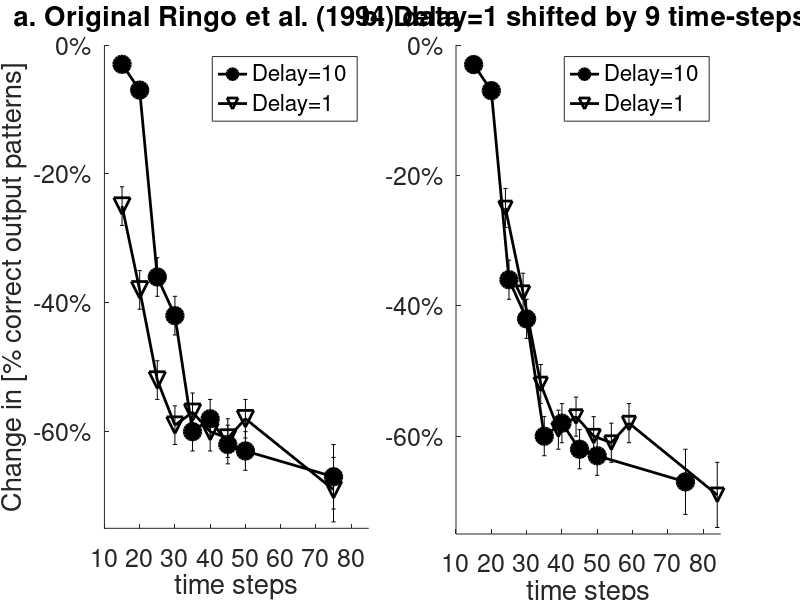

MATLAB code for this plot:
ringo_etal_1994_data = [97  93  64 58 40 42 38 37 33
                        75  62  48 41 43 40 39 42 31] - 100;
ringo_etal_1994_err  = [1.2 1.2  3  3  3  3  3  3  5
                          3   3  3  3  3  3  3  3  5];
     
ringo_etal_1994_t=[15:5:50 75];

figure;
set(gcf, 'Position', [       5         160        1276         514]);

subplot(1,2,1);
hold on;
set(gca, 'LooseInset', get(gca,'TightInset'))
set(gca, 'FontSize', 18);
set(gca, 'xtick', [10:10:80], 'ytick', [40:20:100] - 100);
set(gca, 'yticklabel', cellfun(@(c) sprintf('%d%%',c), num2cell(get(gca, 'ytick')), 'UniformOutput', 0));
set(gca, 'xlim', [10 85], 'ylim', [25 100]-100);
plot(ringo_etal_1994_t,ringo_etal_1994_data(1,:), '-ok', 'LineWidth', 2, 'MarkerSize', 12, 'MarkerFaceColor', 'k');
plot(ringo_etal_1994_t,ringo_etal_1994_data(2,:), '-vk', 'LineWidth', 2, 'MarkerSize', 12);
errorbar(ringo_etal_1994_t, ringo_etal_1994_data(1,:), ringo_etal_1994_err(1,:), 'k');
errorbar(ringo_etal_1994_t, ringo_etal_1994_data(2,:), ringo_etal_1994_err(2,:), 'k');
legend({'Delay=10 ' 'Delay=1'});
title('a. Original Ringo et al. (1994) data');
xlabel('time steps');
ylabel('Change in [% correct output patterns]')

drawnow;
pos1 = get(gca, 'Position');

subplot(1,2,2);
hold on;
%set(gca, 'Position', [0.55 pos2(2:end)]);%0.2086    0.2799    0.6489])
set(gca, 'FontSize', 18);
set(gca, 'LooseInset', get(gca,'TightInset'))
set(gca, 'xtick', [10:10:80], 'ytick', [40:20:100] - 100);
set(gca, 'yticklabel', cellfun(@(c) sprintf('%d%%',c), num2cell(get(gca, 'ytick')), 'UniformOutput', 0));
set(gca, 'xlim', [10 85], 'ylim', [25 100] - 100);
plot(ringo_etal_1994_t,  ringo_etal_1994_data(1,:), '-ok', 'LineWidth', 2, 'MarkerSize', 12, 'MarkerFaceColor', 'k');
plot(ringo_etal_1994_t+9,ringo_etal_1994_data(2,:), '-vk', 'LineWidth', 2, 'MarkerSize', 10);
%plot(ringo_etal_1994_t,  ringo_etal_1994_data(2,:), '--vk', 'LineWidth', 1, 'MarkerSize', 10);
errorbar(ringo_etal_1994_t,   ringo_etal_1994_data(1,:), ringo_etal_1994_err(1,:), 'k');
errorbar(ringo_etal_1994_t+9, ringo_etal_1994_data(2,:), ringo_etal_1994_err(2,:), 'k');

legend({'Delay=10 ' 'Delay=1'});
title('b. Delay=1 shifted by 9 time-steps ');
xlabel('time steps');

drawnow;
pos2 = get(gca, 'Position');

set(gca, 'Position', [0.57 pos2(2:end)]);%0.2086    0.2799    0.6489])
